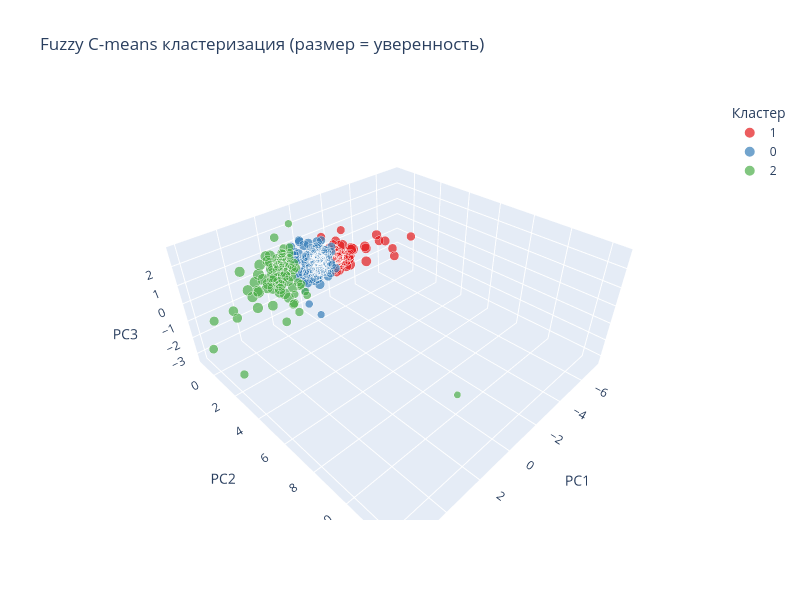

This figure's notebook cell:
### Code cell
hard_clusters = np.argmax(membership_matrix, axis=1)

df_plot_fcm = pd.DataFrame({
    'PC1': data_pca[:, 0],
    'PC2': data_pca[:, 1],
    'PC3': data_pca[:, 2],
    'Кластер': hard_clusters.astype(str),
    'Уверенность': np.max(membership_matrix, axis=1),  
    'К кластеру 0': membership_matrix[:, 0],
    'К кластеру 1': membership_matrix[:, 1],
    'К кластеру 2': membership_matrix[:, 2]
})


fig = px.scatter_3d(
    df_plot_fcm,
    x='PC1', y='PC2', z='PC3',
    color='Кластер',
    size='Уверенность',  # размер показывает степень принадлежности
    title='Fuzzy C-means кластеризация (размер = уверенность)',
    opacity=0.7,
    color_discrete_sequence=px.colors.qualitative.Set1,
    hover_data={'К кластеру 0': ':.2f', 
                'К кластеру 1': ':.2f', 
                'К кластеру 2': ':.2f'}
)
fig.update_layout(width=800, height=600)
fig.show()
